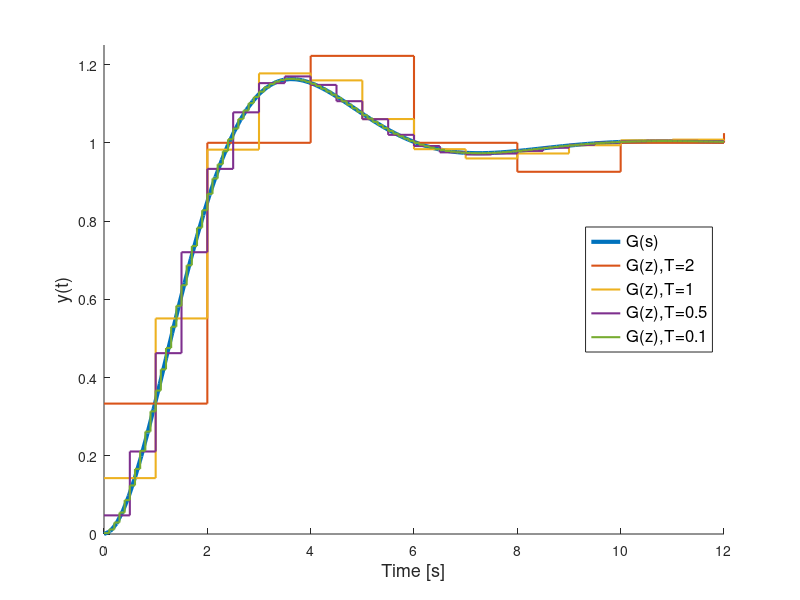

This figure's MATLAB source:
%% Example 1: Tustin Discretization - Multiple Sample Times
zeta = 0.5; wn = 1;
Gs = tf(wn^2,[1 2*zeta*wn wn^2]);   % Continuous-time system G(s)
Tf = 12;                            % Final time for simulation
[ys,ts] = step(Gs,Tf);  % Computes step response for G(s)
Tvec = [2 1 0.5 0.1];   % Vector with different sample times T
figure(1), cla, hold on
plot(ts,ys,'LineWidth',3);          
for k = 1:length(Tvec)
    T = Tvec(k);
    z = tf('z',T);      % Defines the discrete time variable z
    s = (2/T)*((z-1)/(z+1));    % Defines the Tustin approximation
    Gz = wn^2 / (s^2 + 2*zeta*wn*s + wn^2); % Substitutes s in G(s)
    [yz,tz] = step(Gz,Tf);  % Computes step response for G(z)    
    stairs(tz,yz,'LineWidth',1.5);      % Plots the step responses
end
xlabel('Time [s]','FontSize',13)    % and sets labels and legends
ylabel('y(t)','FontSize',13)
legend('G(s)','G(z),T=2','G(z),T=1','G(z),T=0.5','G(z),T=0.1',...
       'Location','east','FontSize',12)
xlim([0 12]), ylim([0 1.25])
% exportgraphics(gcf,'../images/tustinStepRespDiffT.eps')